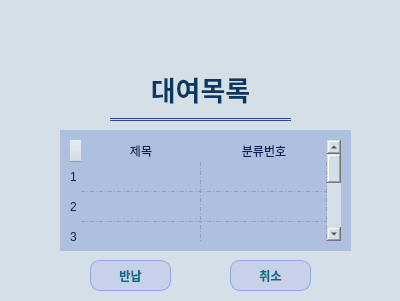
<?xml version="1.0" encoding="UTF-8"?>
<ui version="4.0">
 <class>Form</class>
 <widget class="QWidget" name="Form">
  <property name="geometry">
   <rect>
    <x>0</x>
    <y>0</y>
    <width>400</width>
    <height>301</height>
   </rect>
  </property>
  <property name="windowTitle">
   <string>Form</string>
  </property>
  <property name="styleSheet">
   <string notr="true">background-color:#d5dfe7;</string>
  </property>
  <widget class="QTextEdit" name="textEdit">
   <property name="geometry">
    <rect>
     <x>30</x>
     <y>10</y>
     <width>351</width>
     <height>41</height>
    </rect>
   </property>
   <property name="styleSheet">
    <string notr="true">background-color:#d5dfe7;
border-style:none;
color:#0B3861;
text-align:center;
font-size:20px;

</string>
   </property>
   <property name="html">
    <string>&lt;!DOCTYPE HTML PUBLIC &quot;-//W3C//DTD HTML 4.0//EN&quot; &quot;http://www.w3.org/TR/REC-html40/strict.dtd&quot;&gt;
&lt;html&gt;&lt;head&gt;&lt;meta name=&quot;qrichtext&quot; content=&quot;1&quot; /&gt;&lt;style type=&quot;text/css&quot;&gt;
p, li { white-space: pre-wrap; }
&lt;/style&gt;&lt;/head&gt;&lt;body style=&quot; font-family:'MS Shell Dlg 2'; font-size:20px; font-weight:400; font-style:normal;&quot;&gt;
&lt;p style=&quot;-qt-paragraph-type:empty; margin-top:0px; margin-bottom:0px; margin-left:0px; margin-right:0px; -qt-block-indent:0; text-indent:0px; font-family:'Gulim'; font-size:16px;&quot;&gt;&lt;br /&gt;&lt;/p&gt;&lt;/body&gt;&lt;/html&gt;</string>
   </property>
  </widget>
  <widget class="QTextEdit" name="textEdit_2">
   <property name="geometry">
    <rect>
     <x>110</x>
     <y>60</y>
     <width>181</width>
     <height>61</height>
    </rect>
   </property>
   <property name="styleSheet">
    <string notr="true">border-style:double;
border-left:none;
border-right:none;
border-top:none;
border-color:#2a4b98;
border-width:3px;
color:#0B3861;
padding-top:5px;
</string>
   </property>
   <property name="html">
    <string>&lt;!DOCTYPE HTML PUBLIC &quot;-//W3C//DTD HTML 4.0//EN&quot; &quot;http://www.w3.org/TR/REC-html40/strict.dtd&quot;&gt;
&lt;html&gt;&lt;head&gt;&lt;meta name=&quot;qrichtext&quot; content=&quot;1&quot; /&gt;&lt;style type=&quot;text/css&quot;&gt;
p, li { white-space: pre-wrap; }
&lt;/style&gt;&lt;/head&gt;&lt;body style=&quot; font-family:'MS Shell Dlg 2'; font-size:8pt; font-weight:400; font-style:normal;&quot;&gt;
&lt;p align=&quot;center&quot; style=&quot; margin-top:0px; margin-bottom:0px; margin-left:0px; margin-right:0px; -qt-block-indent:0; text-indent:0px;&quot;&gt;&lt;span style=&quot; font-family:'Gulim'; font-size:20pt; font-weight:600;&quot;&gt;대여목록&lt;/span&gt;&lt;/p&gt;&lt;/body&gt;&lt;/html&gt;</string>
   </property>
  </widget>
  <widget class="QTableWidget" name="tableWidget">
   <property name="geometry">
    <rect>
     <x>60</x>
     <y>130</y>
     <width>291</width>
     <height>121</height>
    </rect>
   </property>
   <property name="styleSheet">
    <string notr="true">QTableWidget{
background-color:#AFBFE0;
color:#0A2154;
font-weight:bold;
border-style:none;
padding:10px;
width:15px;
}
QHeaderView::section:horizontal
{
    border-style: none;
background-color:#AFBFE0;
font:12pt &quot;MS Shell Dlg 2&quot;;
color:#0A2154;
}

QHeaderView::section:vertical
{
    border-style: none;
background-color:#AFBFE0;
color:#0A2154;
font: 75 10pt &quot;MS Shell Dlg 2&quot;;
}</string>
   </property>
   <property name="midLineWidth">
    <number>1</number>
   </property>
   <property name="verticalScrollBarPolicy">
    <enum>Qt::ScrollBarAsNeeded</enum>
   </property>
   <property name="horizontalScrollBarPolicy">
    <enum>Qt::ScrollBarAlwaysOff</enum>
   </property>
   <property name="sizeAdjustPolicy">
    <enum>QAbstractScrollArea::AdjustToContents</enum>
   </property>
   <property name="horizontalScrollMode">
    <enum>QAbstractItemView::ScrollPerPixel</enum>
   </property>
   <property name="gridStyle">
    <enum>Qt::DashDotLine</enum>
   </property>
   <property name="rowCount">
    <number>5</number>
   </property>
   <property name="columnCount">
    <number>2</number>
   </property>
   <attribute name="horizontalHeaderCascadingSectionResizes">
    <bool>true</bool>
   </attribute>
   <attribute name="horizontalHeaderDefaultSectionSize">
    <number>120</number>
   </attribute>
   <attribute name="horizontalHeaderHighlightSections">
    <bool>true</bool>
   </attribute>
   <attribute name="horizontalHeaderMinimumSectionSize">
    <number>23</number>
   </attribute>
   <attribute name="horizontalHeaderShowSortIndicator" stdset="0">
    <bool>false</bool>
   </attribute>
   <attribute name="horizontalHeaderStretchLastSection">
    <bool>true</bool>
   </attribute>
   <attribute name="verticalHeaderVisible">
    <bool>true</bool>
   </attribute>
   <attribute name="verticalHeaderCascadingSectionResizes">
    <bool>true</bool>
   </attribute>
   <attribute name="verticalHeaderShowSortIndicator" stdset="0">
    <bool>false</bool>
   </attribute>
   <attribute name="verticalHeaderStretchLastSection">
    <bool>true</bool>
   </attribute>
   <row>
    <property name="text">
     <string>1</string>
    </property>
   </row>
   <row>
    <property name="text">
     <string>2</string>
    </property>
   </row>
   <row>
    <property name="text">
     <string>3</string>
    </property>
   </row>
   <row>
    <property name="text">
     <string>4</string>
    </property>
   </row>
   <row>
    <property name="text">
     <string>5</string>
    </property>
   </row>
   <column>
    <property name="text">
     <string>제목</string>
    </property>
   </column>
   <column>
    <property name="text">
     <string>분류번호</string>
    </property>
   </column>
  </widget>
  <widget class="QPushButton" name="returnBt">
   <property name="geometry">
    <rect>
     <x>90</x>
     <y>260</y>
     <width>81</width>
     <height>31</height>
    </rect>
   </property>
   <property name="styleSheet">
    <string notr="true">QPushButton{
background-color: #C7D2E9;
color:#086A87;
font-weight:bold;
font-size:12px;
border-width: 1px;
border-color:#8BA9E9;
border-style:solid;
border-radius:10px;
}
QPushButton:hover{
background-color: #C7D2E9;
border-style:none;
border-radius:10px;
font-size:18px;
}</string>
   </property>
   <property name="text">
    <string>반납</string>
   </property>
  </widget>
  <widget class="QPushButton" name="closeBt">
   <property name="geometry">
    <rect>
     <x>230</x>
     <y>260</y>
     <width>81</width>
     <height>31</height>
    </rect>
   </property>
   <property name="styleSheet">
    <string notr="true">QPushButton{
background-color: #C7D2E9;
color:#086A87;
font-weight:bold;
font-size:12px;
border-width: 1px;
border-color:#8BA9E9;
border-style:solid;
border-radius:10px;
}
QPushButton:hover{
background-color: #C7D2E9;
border-style:none;
border-radius:10px;
font-size:18px;
}</string>
   </property>
   <property name="text">
    <string>취소</string>
   </property>
  </widget>
 </widget>
 <resources/>
 <connections/>
</ui>
